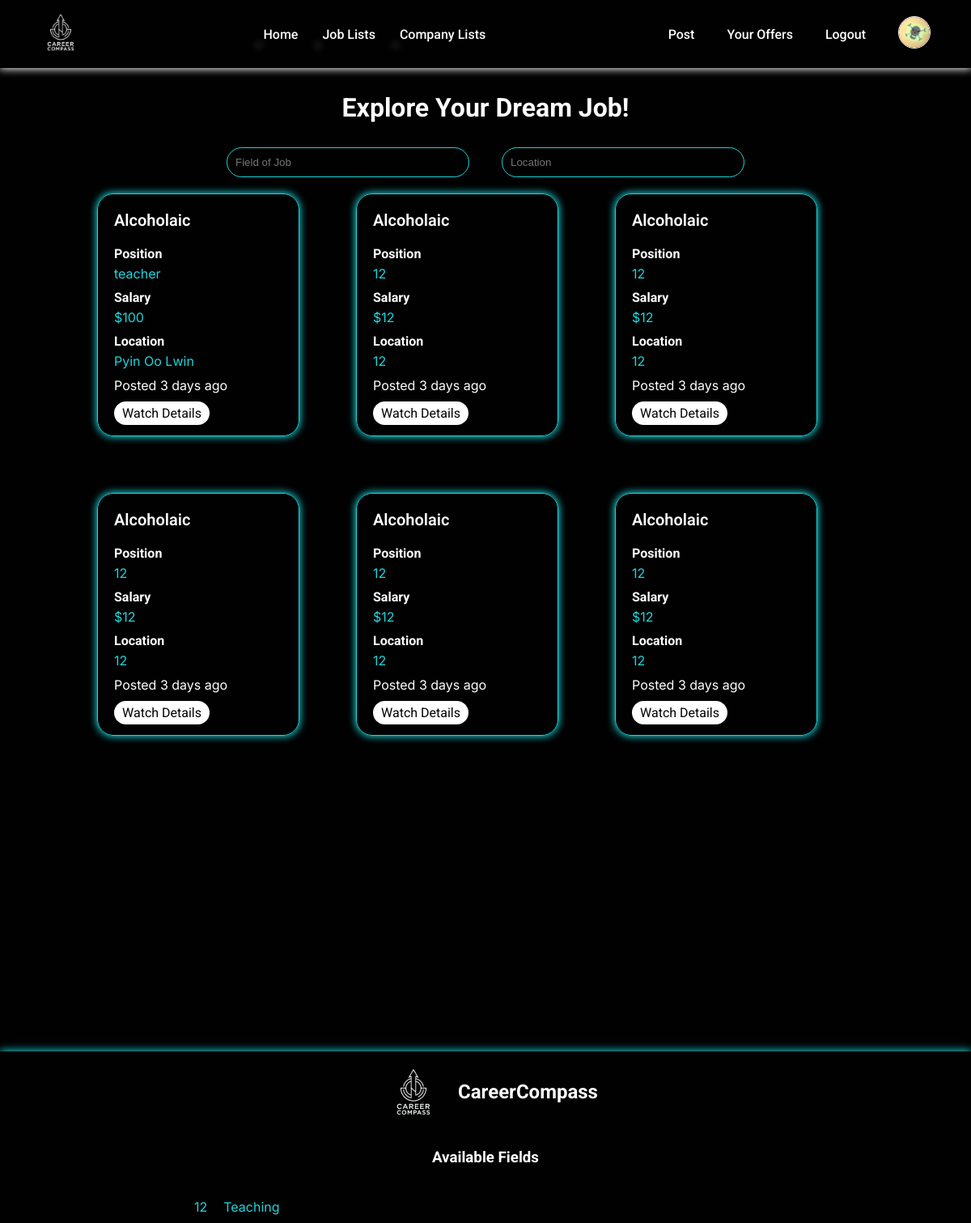
Screenshot of /jobs/ (signed in) with the database file from the repository.
### registration/models.py (models this page shows)
class User(AbstractUser):
    email = models.EmailField(unique=True)

class Company(models.Model):
    user = models.OneToOneField(User, on_delete=models.CASCADE, related_name="company")
    image = models.ImageField(upload_to='images/')
    location = models.TextField()
    description = models.TextField()

### jobs/models.py (models this page shows)
class Job(models.Model):
    owner = models.ForeignKey(Company, on_delete=models.CASCADE, related_name="jobs")
    position = models.CharField(max_length=64)
    salary = models.IntegerField()
    location = models.TextField()
    workingTime = models.IntegerField()
    field = models.CharField(max_length=64)
    description = models.TextField()
    requirement = models.TextField()
    benefit = models.TextField()
    type = models.CharField(max_length=5, default="open")
    year = models.IntegerField()
    month = models.IntegerField()
    day = models.IntegerField()
    hour = models.IntegerField()
    minute = models.IntegerField()
    second = models.IntegerField()

### jobs/views.py (the view)
# urls.py: path('', include("jobs.urls")),
def jobs(request):
    if hasattr(request.user, "company"):
        type = "company"
    elif hasattr(request.user, "employee"):
        type = "employee"
    else:
        type = "guest"
    availableJobs = Job.objects.filter(type="open").order_by("-year", "-month", "-day", "-hour", "-minute", "-second")
    today = datetime.now()
    for availableJob in availableJobs:
        postDate = datetime(year=availableJob.year, month=availableJob.month, day=availableJob.day, hour=availableJob.hour, minute=availableJob.minute, second=availableJob.second)
        totalDifference = (today - postDate).total_seconds()
        availableJob.postDate = getPostTime(totalDifference)
    fields = Job.objects.filter(type="open").values("field").distinct()
    return render(request, "jobs.html", {
        "type" : type,
        "jobs" : availableJobs,
        "fields" : fields
    })

### jobs/helpers.py (called while the page is built)
def getPostTime(seconds):
    if seconds > 86400:
        seconds = round(seconds // 86400)
        text = f"{seconds} days"
    elif seconds > 3600:
        print(True)
        seconds = round(seconds // 3600)
        text = f"{seconds} hours"
    elif seconds > 60:
        seconds = round(seconds // 60)
        text = f"{seconds} minutes"
    else:
        seconds = round(seconds)
        text = f"{seconds} seconds"
    return text

### templates/jobs.html (shortened to what this page needs)
{% extends "layout.html" %}
{% load static %}
{% block css %}
    <link rel="stylesheet" href="{% static 'css/jobs.css' %}">
{% endblock %}
{% block main %}
    {% if jobs %}
        <h1>Explore Your Dream Job!</h1>
        <div class="filter">
            <input type="text" name="type" id="type" placeholder="Field of Job" autocomplete="off" autofocus>
            <input type="text" name="location" id="location" placeholder="Location" autocomplete="off">
        </div>
        <div class="job-lists">
            {% for job in jobs %}
                <div class="job">
                    <h3>{{job.owner.user.username}}</h3>
                    <div class="info">
                        <h4>Position</h4>
                        <span class="position">{{job.position}}</span>
                    </div>
                    <div class="info">
                        <h4>Salary</h4>
                        <span>${{job.salary}}</span>
                    </div>
                    <div class="info">
                        <h4>Location</h4>
                        <span class="location">{{job.location}}</span>
                    </div>
                    <p>Posted {{job.postDate}} ago</p>
                    <a href="{% url 'jobDetails' job.id %}" class="watchBtn">Watch Details</a>
                </div>
            {% endfor %}
        </div>
        <footer>
            <div class="banner">
                <img src="{% static 'images/logo.png' %}" alt="CareerCompass">
                <h2>CareerCompass</h2>
            </div>
            <h3>Available Fields</h3>
            <ul class="field-lists">
                {% for field in fields %}
                    <li class="fieldlist">{{field.field}}</li>
                {% endfor %}
            </ul>
        </footer>
    {% else %}
        <h1>No Available Jobs!</h1>
    {% endif %}
{% endblock %}

### templates/layout.html (shortened to what this page needs)
{% load static %}
<!DOCTYPE html>
<html lang="en">
<head>
    <link rel="stylesheet" href="{% static 'css/layout.css' %}">
    {% block css %}
    {% endblock %}
</head>
<body>
    <header class="header">
        <nav class="navigation-bar">
            <ul>
                <li>
                    <a href="{% url 'index' %}">
                        <img class="logo" src="{% static 'images/logo.png' %}" alt="CareerCompass">
                    </a>
                </li>
            </ul>
            <ul>
                <li><a href="{% url 'index' %}">Home</a></li>
                <li><a href="{% url 'jobs' %}">Job Lists</a></li>
                <li><a href="{% url 'companyList' %}">Company Lists</a></li>
            </ul>
            <ul>
                {% if type == "employee" %}
                    <li><a href="{% url 'logout' %}">Logout</a></li>
                    <li><a href="{% url 'employeeProfile' user.employee.id %}">
                        <img src="{{user.employee.image.url}}" alt="{{user.username}}" class="profile">
                    </a></li>
                {% elif type == "company" %}
                    <li><a href="{% url 'post' %}">Post</a></li>
                    <li><a href="{% url 'offer' %}">Your Offers</a></li>
                    <li><a href="{% url 'logout' %}">Logout</a></li>
                    <li><a href="{% url 'companyProfile' user.company.id %}">
                        <img src="{{user.company.image.url}}" alt="{{user.username}}" class="profile">
                    </a></li>
                {% else %}
                    <li><a href="{% url 'register_view' %}" class="register">Register</a></li>
                    <li><a href="{% url 'login' %}" class="signin">Sign In</a></li>
                {% endif %}
            </ul>
        </nav>
    </header>
    {% block main %}
    {% endblock %}
</body>
</html>

### static/css/layout.css (style rules this page uses)
* { margin: 0; padding: 0; box-sizing: border-box; }
:root { --backColor : #010101; --textColor : #FFFFFF; --styleColor : #1CD6DC; --headingFont : "Roboto", sans-serif; --textFont : "Inter", sans-serif; --largestSize : 40px; --largeSize : 34px; --mediumSize : 20px; --textSize : 16px; --smallSize : 14px; }
body { background-color: var(--backColor); overflow-x: hidden; }
.profile { width: 40px; height: 40px; border-radius: 50%; object-fit: cover; object-position: center; border: 1px solid var(--textColor); }
.header { background-color: var(--backColor); font-family: var(--headingFont); font-weight: 500; font-size: var(--textSize); box-shadow: 0px 0px 10px 1px var(--textColor); position: sticky; top: 0; z-index: 3; }
.navigation-bar, .navigation-bar ul { display: flex; justify-content: space-between; align-items: center; }
.navigation-bar ul { list-style-type: none; }
.navigation-bar ul li { padding: 0px 5px; }
.header .navigation-bar ul li a { text-decoration: none; color: var(--textColor); }
.logo { width: 80px; margin-left: 30px; }
.navigation-bar ul:nth-child(2) li { margin: 0px 10px; position: relative; }
.navigation-bar ul:nth-child(2) li::after { content: ''; position: absolute; width: 0px; height: 2px; background-color: var(--textColor); left: 0; bottom: -5px; transition: all 0.3s linear; box-shadow: 0px 0px 10px 1px var(--textColor); }
.navigation-bar ul:nth-child(3) { margin-right: 30px; }
.navigation-bar ul:nth-child(3) li { margin: 0px 5px; }
.navigation-bar ul:nth-child(3) li a { padding: 5px 10px; display: block; transition: all 0.3s linear; }

### static/css/jobs.css (style rules this page uses)
* { margin: 0; padding: 0; box-sizing: border-box; }
:root { --backColor : #010101; --textColor : #FFFFFF; --styleColor : #1CD6DC; --headingFont : "Roboto", sans-serif; --textFont : "Inter", sans-serif; --largestSize : 40px; --largeSize : 34px; --mediumSize : 20px; --textSize : 16px; --smallSize : 14px; }
h1 { text-align: center; color: var(--textColor); font-family: var(--headingFont); margin: 30px 0px; }
div.filter { display: flex; justify-content: center; align-items: center; margin-bottom: 20px; gap: 40px; }
div.filter input { border-radius: 20px; padding: 10px; width: 300px; border: 1px solid var(--styleColor); outline: none; background-color: transparent; color: var(--textColor); }
div.job-lists { display: flex; align-items: center; flex-wrap: wrap; gap: 70px; width: 80%; margin: 20px auto; }
div.job-lists .job { flex-shrink: 0; flex-grow: 0; width: 250px; height: 300px; border: 1px solid var(--styleColor); box-shadow: 0px 0px 10px 1px var(--styleColor); border-radius: 20px; opacity: 0; transition: all 1.5s linear; }
div.job-lists .job h3 { color: var(--textColor); font-family: var(--headingFont); font-weight: 600; font-size: var(--mediumSize); margin: 20px; }
div.job-lists .job .info { margin: 10px 20px; text-align: left; color: var(--textColor); }
div.job-lists .job .info h4 { font-family: var(--headingFont); margin: 5px 0px; }
div.job-lists .job .info span { color: var(--styleColor); font-family: var(--textFont); }
div.job-lists .job p { color: var(--textColor); font-family: var(--textFont); margin: 0px 20px; margin-top: 10px; margin-bottom: 15px; }
.watchBtn { margin-top: 15px; background-color: var(--textColor); color: var(--backColor); border-radius: 15px; padding: 5px 10px; margin: 0px 20px; text-align: center; text-decoration: none; font-family: var(--headingFont); }
footer { background-color: var(--backColor); box-shadow: 0px -1px 10px 0px var(--styleColor); margin-bottom: 0px; }
footer .banner { display: flex; justify-content: center; align-items: center; gap: 5px; margin: 20px 0px; }
footer .banner h2 { color: var(--textColor); font-family: var(--headingFont); }
footer h3 { font-family: var(--headingFont); color: var(--textColor); text-align: center; }
.field-lists { width: 60%; display: flex; align-items: center; flex-wrap: wrap; gap: 20px; margin: 0px auto; margin-top: 30px; }
.field-lists li { padding: 10px 0px; }
.field-lists li { text-decoration: none; color: var(--styleColor); font-family: var(--textFont); transition: all 0.5s linear; list-style: none; cursor: pointer; }
div.job-lists .show { opacity: 1; }

### rows the page displays
User: company.image (picture)
Job: owner.user.username "Alcoholaic", position "teacher", salary "100", location "Pyin Oo Lwin", postDate "3 days"
Job: owner.user.username "Alcoholaic", position "12", salary "12", location "12", postDate "3 days"
Job: owner.user.username "Alcoholaic", position "12", salary "12", location "12", postDate "3 days"
Job: owner.user.username "Alcoholaic", position "12", salary "12", location "12", postDate "3 days"
Job: owner.user.username "Alcoholaic", position "12", salary "12", location "12", postDate "3 days"
Job: owner.user.username "Alcoholaic", position "12", salary "12", location "12", postDate "3 days"

### other values shown
{{ field.field }} "12" "Teaching"
